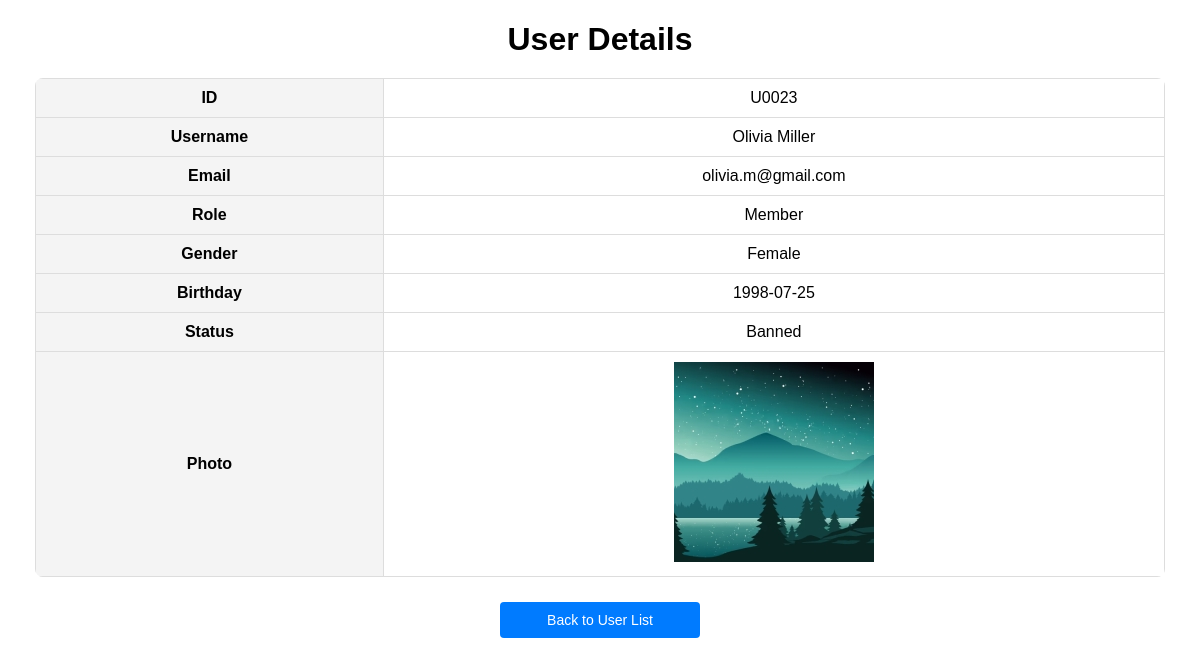
Before: /admin/displayUser.php?user_id=U0023 (signed in) with the older database file.
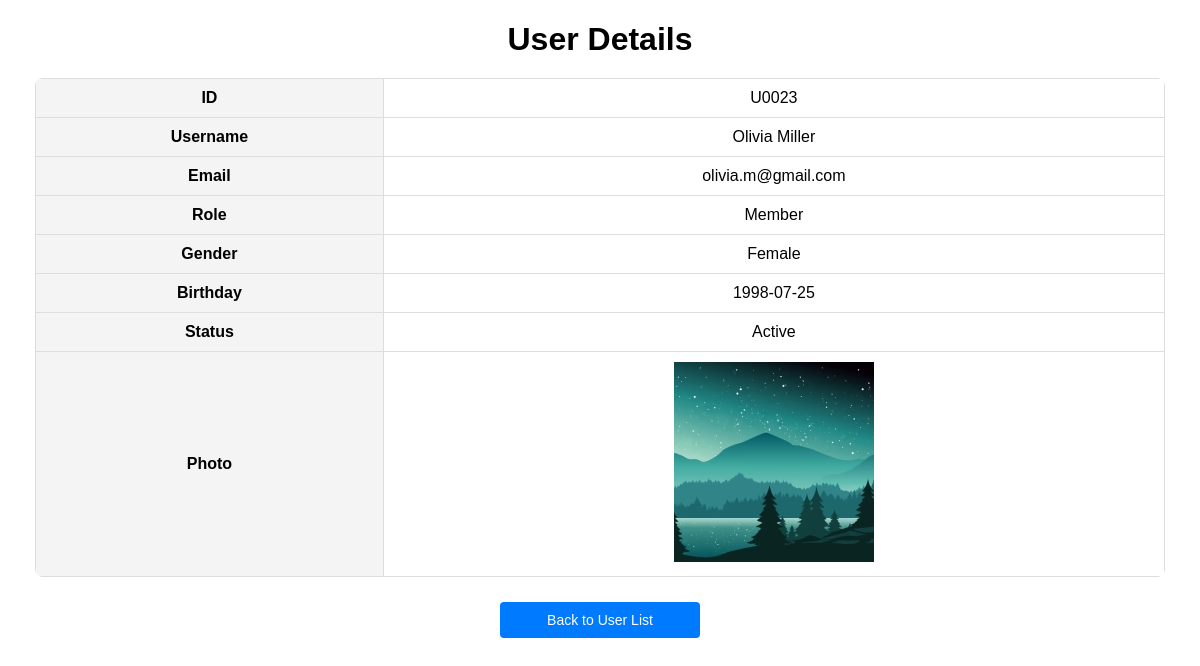
After: the same page with the newer database file.
### tables this page shows
CREATE TABLE `user` (
  `user_id` varchar(5) NOT NULL,
  `name` varchar(100) NOT NULL,
  `email` varchar(100) NOT NULL,
  `password` varchar(100) NOT NULL,
  `gender` varchar(10) NOT NULL,
  `birthday` date NOT NULL,
  `photo` varchar(100) NOT NULL,
  `role` varchar(100) NOT NULL,
  `status` varchar(20) NOT NULL,
  `failed_attempts` int(11) DEFAULT 0,
  `last_failed_attempt` datetime DEFAULT NULL,
  `banned_until` datetime DEFAULT NULL,
  `last_login_time` datetime DEFAULT NULL,
  `login_count` int(11) DEFAULT 0,
  `last_login_event_time` datetime DEFAULT NULL,
  `deactivated_at` datetime DEFAULT NULL,
  `remember_token` varchar(64) DEFAULT NULL,
  `remember_token_expiry` datetime DEFAULT NULL,
  PRIMARY KEY (`user_id`),
  UNIQUE KEY `email` (`email`)
);

### admin/displayUser.php (the view, shortened to what this page needs)
<?php
include '../_base.php';
include '../_head.php';
$user_id = isset($_GET['user_id']) ? trim($_GET['user_id']) : '';
$stm = $_db->prepare('SELECT * FROM user WHERE user_id = ?');
$stm->execute([$user_id]);
$user = $stm->fetch(PDO::FETCH_OBJ);
$page = isset($_GET['page']) ? (int)$_GET['page'] : 1;
$search_query = isset($_GET['search']) ? trim($_GET['search']) : '';
?>
<!DOCTYPE html>
<html lang="en">
<head>
    <link rel="stylesheet" href="../css/userList.css">
</head>
<body>
    <div class="container">
        <h1>User Details</h1>
        <?php if ($user): ?>
            <table>
                <tr>
                    <th>ID</th>
                    <td><?= htmlspecialchars($user->user_id) ?></td>
                </tr>
                <tr>
                    <th>Username</th>
                    <td><?= htmlspecialchars($user->name) ?></td>
                </tr>
                <tr>
                    <th>Email</th>
                    <td><?= htmlspecialchars($user->email) ?></td>
                </tr>
                <tr>
                    <th>Role</th>
                    <td><?= htmlspecialchars($user->role) ?></td>
                </tr>
                <tr>
                    <th>Gender</th>
                    <td><?= htmlspecialchars($user->gender) ?></td>
                </tr>
                <tr>
                    <th>Birthday</th>
                    <td><?= htmlspecialchars($user->birthday) ?></td>
                </tr>
                <tr>
                    <th>Status</th>
                    <td><?= htmlspecialchars($user->status) ?></td>
                </tr>
                <tr>
                    <th>Photo</th>
                    <td>
                        <?php if ($user->photo): ?>
                            <img src="../uploads/<?= htmlspecialchars($user->photo) ?>" alt="User Photo">
                        <?php else: ?>
                            No photo available
                        <?php endif; ?>
                    </td>
                </tr>
            </table>
        <?php else: ?>
            <p>User details not found.</p>
        <?php endif; ?>
        <div class="action-buttons">
        <a href="userList.php?page=<?= $page ?>&search=<?= urlencode($search_query) ?>">
            <button>Back to User List</button>
        </a>
        </div>
    </div>
</body>
</html>

### _head.php (shortened to what this page needs)
<!DOCTYPE html>
<html lang="en">
<head>
    <link rel="stylesheet" href="/css/image.css">
</head>
<body>
    <main>

### css/userList.css (style rules this page uses)
body { font-family: Arial, sans-serif; margin: 20px; }
h1 { text-align: center; margin-bottom: 20px; }
.container { max-width: 1200px; margin: auto; padding: 0 15px; }
button { background-color: #007bff; color: white; border: none; padding: 10px; text-align: center; display: inline-block; font-size: 14px; margin: 2px 1px; cursor: pointer; border-radius: 4px; }
table { width: 100%; border-collapse: collapse; margin-bottom: 20px; border-radius: 8px; overflow: hidden; }
th, td { padding: 10px; text-align: center; border: 1px solid #ddd; }
th { background-color: #f4f4f4; }
.action-buttons { text-align: center; margin: 20px 0; }
.action-buttons a button { width: 200px; margin: 5px; }

Changed rows visible on the page:
changed user "Olivia Miller": status "Banned" → "Active"
